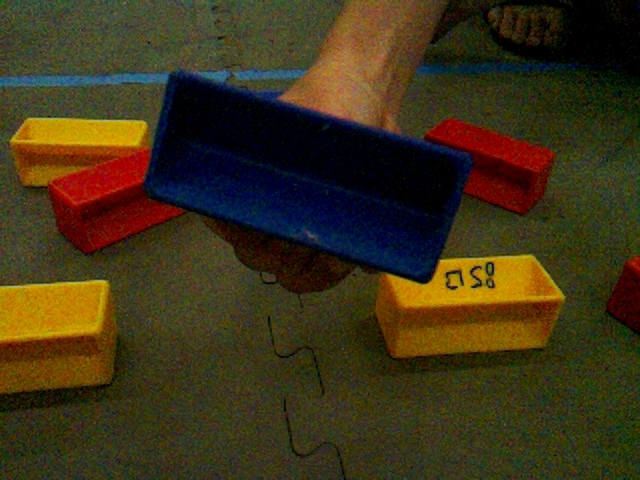
#> input picture Limelight/snapshots/blueSample.png, 640 x 480 px; its folder holds 4 pictures in this run
$ python JoePaint.py
#> lines starting #> are read from the running program, lines starting #| are printed output that depends on the picture
from tkinter.font import names
import numpy as np
from enum import Enum
import cv2
import glob

from numpy.ma.core import count


#===========================================================
class Coordinate:
    def __init__(self, x, y):
        self.x = x
        self.y = y
#===========================================================
class Histogram:
    def __init__(self):
        self.hueCounts        = []
        self.saturationCounts = []
        self.luminosityCounts = []
#===========================================================
class BrushShape(Enum):
    RECTANGLE = 1,
    CIRCLE = 2,
    TRIANGLE = 3,
#===========================================================
class Color(Enum):
   BLUE   = 1,
   RED    = 2,
   YELLOW = 3,
   ERASE  = 4,
#===========================================================
def calculateBrushColor( color ):
    if color == Color.BLUE:
        return 255, 0, 0
    elif color == Color.RED:
        return 0, 0, 255
    elif color == Color.YELLOW:
        return 0, 255, 255
    else:
        return 255, 255, 255
# ===========================================================
# [29 lines left out: functions calculateBrushThickness, drawTriangle, drawCircle, drawRect, not called in this run]
# ===========================================================
def drawHistogram():
    hueImage        = drawHistogramChannel( 0 )
    saturationImage = drawHistogramChannel( 1 )
    luminanceImage  = drawHistogramChannel( 2 )
    stackedImage =  np.vstack( [ hueImage, saturationImage, luminanceImage ] )
    stackedHeight, stackedWidth, _ = stackedImage.shape

    image             = images[ currentImage ].copy()
    imageHeight, _, _ = image.shape

    lostHeight = imageHeight - stackedHeight
    lostImage  = np.zeros( ( lostHeight, stackedWidth, 3 ), dtype="uint8" )

    return np.vstack( [ stackedImage, lostImage ] )
#===========================================================
def getCountsForChannel( histogram, channel ):
  if channel == 0:
      return histogram.hueCounts
  elif channel == 1:
      return histogram.saturationCounts
  else:
      return histogram.luminosityCounts
# ===========================================================
def drawHistogramChannel( channel ):
    width  = 360
    height = 100
    histogramImage = np.zeros( ( height, width, 3 ), dtype="uint8" )

    histogram = currentHistogram()
    counts    = getCountsForChannel( histogram, channel )

    white = ( 255, 255, 255 )
    for x, count in enumerate( counts ):
        y = np.int32( count )
        cv2.line( histogramImage, ( x, 0 ), ( x, y ), white )

    return np.flipud( histogramImage )
#===========================================================
def getMask():
    if brushColor == Color.BLUE:
        return blueMasks[ currentImage]
    elif brushColor == Color.RED:
       return redMasks[ currentImage]
    else:
        return yellowMasks[ currentImage]
# ===========================================================
def currentHistogram():
    if brushColor == Color.BLUE:
        return blueHistogram
    elif brushColor == Color.RED:
        return redHistogram
    else:
        return yellowHistogram
# ===========================================================
# [32 lines left out: functions computeHistograms, computeSpecificColorHistograms, computeSpecificChannelHistograms, channelSize, not called in this run]
# ===========================================================
def updateScreen():
    #make copy of captured image so that we can modify it
    image = images[currentImage].copy()

    #compute masks
    currentMask       = getMask()
    currentBlueMask   = blueMasks  [ currentImage]
    currentRedMask    = redMasks   [ currentImage]
    currentYellowMask = yellowMasks[ currentImage]

    #remove painted regions
    cv2.subtract( image, currentBlueMask,   image )
    cv2.subtract( image, currentRedMask,    image )
    cv2.subtract( image, currentYellowMask, image )

    #compute tinted masks
    currentColor        = calculateBrushColor( brushColor   )
    blueColor           = calculateBrushColor( Color.BLUE   )
    redColor            = calculateBrushColor( Color.RED    )
    yellowColor         = calculateBrushColor( Color.YELLOW )
    tintedMaskBGR       = cv2.multiply( currentMask,       currentColor )
    tintedBlueMaskBGR   = cv2.multiply( currentBlueMask,   blueColor    )
    tintedRedMaskBGR    = cv2.multiply( currentRedMask,    redColor     )
    tintedYellowMaskBGR = cv2.multiply( currentYellowMask, yellowColor  )

    #image = image+getMask()
    #height, width, _ = image.shape
   # composedImage = np.zeros( ( height, width, 3 ), dtype="uint8" )

    #draw painted regions on top of image
    cv2.add( image, tintedRedMaskBGR,    image )
    cv2.add( image, tintedBlueMaskBGR,   image )
    cv2.add( image, tintedYellowMaskBGR, image )

    #draw brush
    if lastMousePosition != None:
        if brushShape == BrushShape.RECTANGLE:
            drawRect( image, calculateBrushColor( brushColor ) )
        elif brushShape == BrushShape.CIRCLE:
            drawCircle( image, calculateBrushColor(brushColor) )
        elif brushShape == BrushShape.TRIANGLE:
            drawTriangle( image, calculateBrushColor(brushColor) )
    histogramImage = drawHistogram()

    #show image side by side with mask for current color
    painted = np.hstack( [ image, tintedMaskBGR, histogramImage ] )

    cv2.imshow( windowName, painted )
#===========================================================
# [43 lines left out: functions drawBrush, mouseCallback, not called in this run]

#===========================================================
windowName="Joe Paint"
fileNames   =   glob.glob('snapshots/*.png')
images      =   []
blueMasks   =   []
redMasks    =   []
yellowMasks =   []
redHistogram    = Histogram()
blueHistogram   = Histogram()
yellowHistogram = Histogram()

for fileName in fileNames:
    loadedImage = cv2.imread(fileName)
#> loadedImage is the input picture: shape (480, 640, 3); mean B, G, R 24, 50.4, 61.7
    images.append( loadedImage )

    height, width, _ = loadedImage.shape
#> height = 480; width = 640
    mask = np.zeros( ( height, width, 3 ), dtype="uint8" )
    blueMasks.append(mask.copy())
#> mask: shape (480, 640, 3); every value is 0
    redMasks.append(mask.copy())
    yellowMasks.append(mask.copy())

currentImage = 0
#> currentImage = 0
lastKeyPressed = None
lastMousePosition = None
brushShape = BrushShape.RECTANGLE
brushColor = Color.BLUE
brushSize  = 32
mouseDown = False

updateScreen()
#> in updateScreen, `painted = np.hstack( [ image, tintedMaskBGR, histogramImage ] )`:
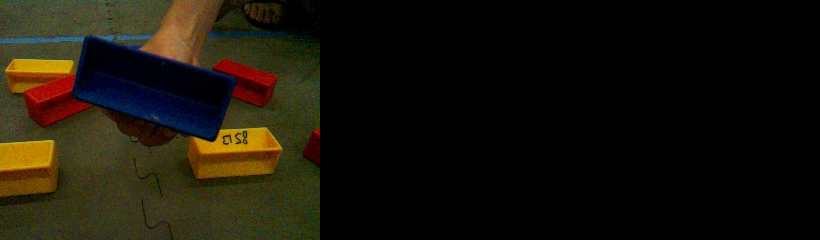
#> painted: shape (480, 1640, 3) (shown at 1/2 size); mean B, G, R 9.4, 19.7, 24.1
cv2.setMouseCallback(windowName, mouseCallback)

while True:
    keyPressed = cv2.waitKey(1)
#> (key q is pressed here)

    #spacebar change brush shape
    if keyPressed == 32:
        if brushShape == BrushShape.TRIANGLE:
            brushShape = BrushShape.RECTANGLE
        else:
            brushShape = BrushShape( np.int32(brushShape.value) + 1)
        updateScreen()

    if keyPressed == ord('='):
        brushSize = brushSize + 1
        updateScreen()

    if keyPressed == ord('-'):
        brushSize = brushSize - 1
        updateScreen()

    #change brush color
    if keyPressed == ord('1'):
        brushColor = Color.BLUE
        updateScreen()

    elif keyPressed == ord('2'):
        brushColor = Color.RED
        updateScreen()

    elif keyPressed == ord('3'):
        brushColor = Color.YELLOW
        updateScreen()

    elif keyPressed == ord('4'):
        brushColor = Color.ERASE
        updateScreen()

    # Left Arrow or [
    elif keyPressed== 2 or keyPressed == ord('['):
        currentImage -= 1
        if currentImage < 0:
            currentImage = len(images) - 1
        updateScreen()

    # Right Arrow or ]
    if keyPressed == 3 or keyPressed == ord(']'):
        currentImage += 1
        if currentImage == len(images):
            currentImage = 0
        updateScreen()

    #Escape or Q exits Joe Paint!!!
    if keyPressed == 27 or keyPressed == ord('q'):
        break

    if keyPressed != lastKeyPressed:
        lastKeyPressed = keyPressed
        if keyPressed!= 255:
            print(keyPressed)
